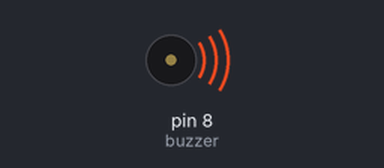
Simulated run of this sketch. Board: Arduino Uno, built with avr-gcc and run on an emulated ATmega328P. On the bench: buzzer (waves = sounding).

Above: at 0.1 s.
At 6.3 s:
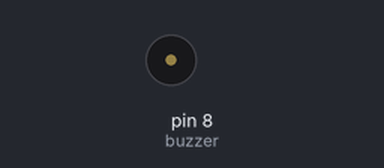
Timing chart, 0 to 7.8 s (numbered marks = the images above):
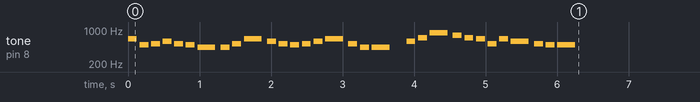

The sketch:

Tetris.ino
```cpp
/*
====================================================

Gerekli Malzemeler:
| Malzeme         | Adet | Açıklama           |
|-----------------|------|--------------------|
| Arduino Uno/Nano| 1    | Mikrodenetleyici   |
| Piezo Buzzer    | 1    | Ses çıkışı         |
| Jumper Kablo    | 2    | Bağlantı için      |
| Breadboard      | 1    | Devre kurmak için  |

🔌 Bağlantılar:
| Buzzer Ucu     | Arduino Pini |
|----------------|---------------|
| + (Uzun bacak) | 8             |
| - (Kısa bacak) | GND           |

====================================================
*/

#define NOTE_B3  247
#define NOTE_C4  262
#define NOTE_CS4 277
#define NOTE_D4  294
#define NOTE_DS4 311
#define NOTE_E4  330
#define NOTE_F4  349
#define NOTE_FS4 370
#define NOTE_G4  392
#define NOTE_GS4 415
#define NOTE_A4  440
#define NOTE_AS4 466
#define NOTE_B4  494
#define NOTE_C5  523
#define NOTE_CS5 554
#define NOTE_D5  587
#define NOTE_DS5 622
#define NOTE_E5  659
#define NOTE_F5  698
#define NOTE_FS5 740
#define NOTE_G5  784
#define NOTE_GS5 831
#define NOTE_A5  880
#define NOTE_AS5 932
#define NOTE_B5  988

int buzzer = 8;

// Tetris (Korobeiniki) ana tema melodisi
int melody[] = {
  NOTE_E5, NOTE_B4, NOTE_C5, NOTE_D5, NOTE_C5, NOTE_B4, NOTE_A4,
  NOTE_A4, NOTE_C5, NOTE_E5, NOTE_D5, NOTE_C5, NOTE_B4, NOTE_C5,
  NOTE_D5, NOTE_E5, NOTE_C5, NOTE_A4, NOTE_A4, 0,
  NOTE_D5, NOTE_F5, NOTE_A5, NOTE_G5, NOTE_F5, NOTE_E5, NOTE_C5,
  NOTE_E5, NOTE_D5, NOTE_C5, NOTE_B4, NOTE_B4, 0
};

// Nota süreleri (4 = çeyrek nota, 8 = sekizlik nota)
int noteDurations[] = {
  8, 8, 8, 8, 8, 8, 4,
  8, 8, 4, 8, 8, 8, 8,
  8, 4, 8, 8, 4, 8,
  8, 8, 4, 8, 8, 8, 8,
  8, 4, 8, 8, 4, 8
};

void setup() {
  for (int thisNote = 0; thisNote < 34; thisNote++) {
    int noteDuration = 1000 / noteDurations[thisNote];
    tone(buzzer, melody[thisNote], noteDuration);
    int pauseBetweenNotes = noteDuration * 1.30;
    delay(pauseBetweenNotes);
    noTone(buzzer);
  }
}

void loop() {
  // Müzik yalnızca bir kez çalacak.
}
```
